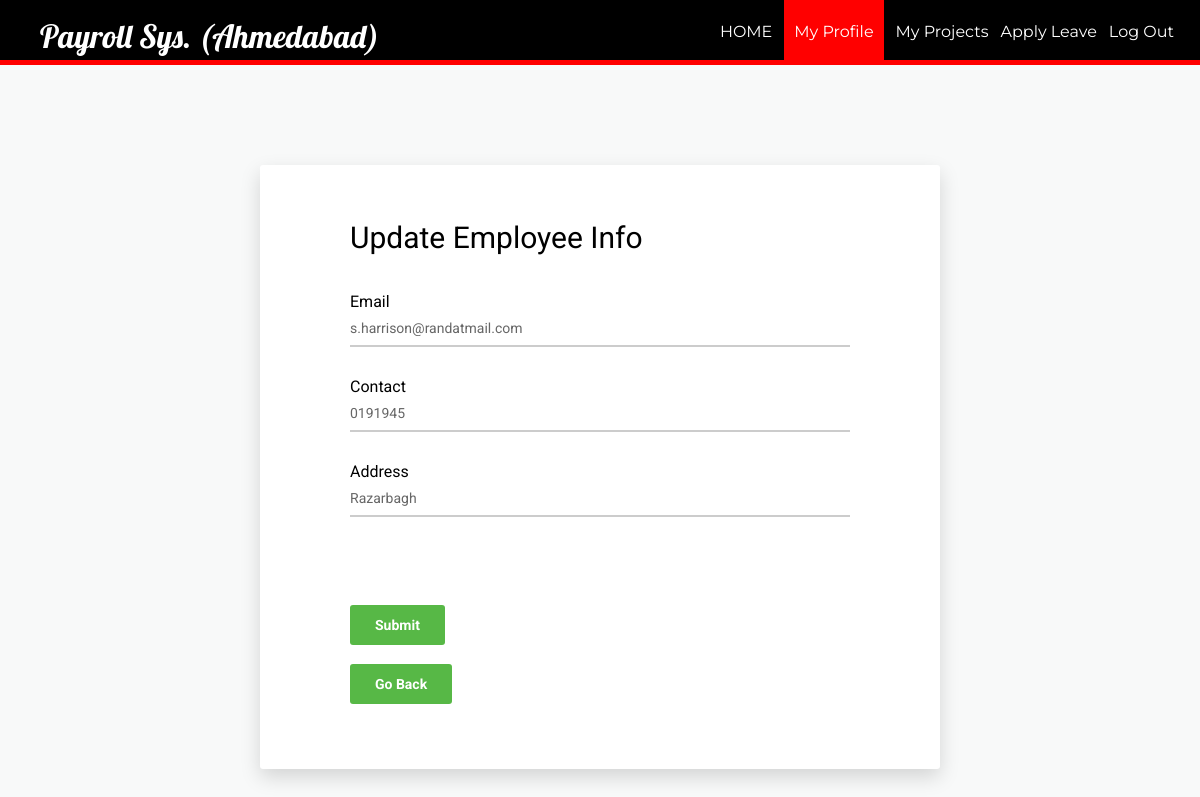
Page /ahmedabad/myprofileup.php?id=101 on the committed database.
### tables this page shows
CREATE TABLE `employee` (
  `id` int(11) NOT NULL,
  `firstName` varchar(100) NOT NULL,
  `lastName` varchar(100) NOT NULL,
  `email` varchar(100) NOT NULL,
  `password` text NOT NULL,
  `birthday` date NOT NULL,
  `gender` varchar(10) NOT NULL,
  `contact` varchar(20) NOT NULL,
  `nid` int(20) NOT NULL,
  `address` varchar(100) DEFAULT NULL,
  `dept` varchar(100) NOT NULL,
  `degree` varchar(100) NOT NULL,
  `pic` text NOT NULL
);

### ahmedabad/myprofileup.php (the view, shortened to what this page needs)
<?php
require_once ('process/dbh_ahmedabad.php');
?>
<?php
  $id = (isset($_GET['id']) ? $_GET['id'] : '');
  $sql = "SELECT * from `employee` WHERE id=$id";
  $result = mysqli_query($conn, $sql);
  if($result){
  while($res = mysqli_fetch_assoc($result)){
  $email = $res['email'];
  $contact = $res['contact'];
  $address = $res['address'];
}
}
?>
<html>
<head>
    <link href="vendor/mdi-font/css/material-design-iconic-font.min.css" rel="stylesheet" media="all">
    <link href="vendor/font-awesome-4.7/css/font-awesome.min.css" rel="stylesheet" media="all">
    <link href="vendor/select2/select2.min.css" rel="stylesheet" media="all">
    <link href="vendor/datepicker/daterangepicker.css" rel="stylesheet" media="all">
    <link href="css/main.css" rel="stylesheet" media="all">
</head>
<body>
  <header>
    <nav>
      <h1>Payroll Sys. (Ahmedabad)</h1>
      <ul id="navli">
      <li><a class="homeblack" href="eloginwel.php?id=<?php echo $id?>"">HOME</a></li>
        <li><a class="homered" href="myprofile.php?id=<?php echo $id?>"">My Profile</a></li>
        <li><a class="homeblack" href="empproject.php?id=<?php echo $id?>"">My Projects</a></li>
        <li><a class="homeblack" href="applyleave.php?id=<?php echo $id?>"">Apply Leave</a></li>
        <li><a class="homeblack" href="elogin.php">Log Out</a></li>
      </ul>
    </nav>
  </header>
  <div class="divider"></div>
  <div class="page-wrapper bg-blue p-t-100 p-b-100 font-robo">
        <div class="wrapper wrapper--w680">
            <div class="card card-1">
                <div class="card-body">
                    <h2 class="title">Update Employee Info</h2>
                    <form id = "registration" action="myprofileup.php" method="POST">
                        <div class="input-group">
                          <p>Email</p>
                            <input class="input--style-1" type="email"  name="email" value="<?php echo $email;?>">
                        </div>
                        <div class="input-group">
                          <p>Contact</p>
                            <input class="input--style-1" type="number" name="contact" value="<?php echo $contact;?>">
                        </div>
                         <div class="input-group">
                          <p>Address</p>
                            <input class="input--style-1" type="text"  name="address" value="<?php echo $address;?>">
                        </div>
                        <input type="hidden" name="id" id="textField" value="<?php echo $id;?>" required="required"><br><br>
                        <div class="p-t-20">
                            <button class="btn btn--radius btn--green" type="submit" name="update">Submit</button>
                        </div>
                    </form>
                    <br>
                      <button class="btn btn--radius btn--green" type="submit" name="back" onClick="javascript:history.go(-1)">Go Back</button>
                </div>
            </div>
        </div>
    </div>
</body>
</html>

### ahmedabad/css/main.css (style rules this page uses)
body { margin: 0px; }
header { background: black; color: white; padding: 16px 20px 6px 40px; height: 60px; }
header h1 { display: inline; font-family: 'Lobster', cursive; font-weight: 400; font-size: 32px; float: left; margin-top: 0px; margin-right: 10px; }
nav ul { display: inline; padding: 6px; float: right; }
nav ul li { display: inline-block; list-style-type: none; color: white; float: left; margin-left: 12px; }
nav ul li a { color: white; text-decoration: none; }
#navli { font-family: 'Montserrat', sans-serif; }
.homered { background-color: red; padding: 30px 10px 22px 10px; }
.divider { background-color: red; height: 5px; }
.font-robo { font-family: "Roboto", "Arial", "Helvetica Neue", sans-serif; }
html { -webkit-box-sizing: border-box; -moz-box-sizing: border-box; box-sizing: border-box; }
* { padding: 0; margin: 0; }
*, *:before, *:after { -webkit-box-sizing: inherit; -moz-box-sizing: inherit; box-sizing: inherit; }
h2, h3, h4, h5, h6, blockquote, p, pre, dl, dd, ol, ul, figure, hr, fieldset, legend { margin: 0; padding: 0; }
button { outline: none; background: none; border: none; }
.page-wrapper { min-height: 100vh; }
h1, h2, h3, h4, h5, h6 { font-weight: 400; }
h1 { font-size: 36px; }
h2 { font-size: 30px; }
.bg-blue { background: #F8F9F9; }
.p-t-100 { padding-top: 100px; }
.p-t-20 { padding-top: 20px; }
.p-b-100 { padding-bottom: 100px; }
.wrapper { margin: 0 auto; }
.wrapper--w680 { max-width: 680px; }
.btn { line-height: 40px; display: inline-block; padding: 0 25px; cursor: pointer; font-family: "Roboto", "Arial", "Helvetica Neue", sans-serif; color: #fff; -webkit-transition: all 0.4s ease; -o-transition: all 0.4s ease; -moz-transition: all 0.4s ease; transition: all 0.4s ease; font-size: 14px; font-weight: 700; }
.btn--radius { -webkit-border-radius: 3px; -moz-border-radius: 3px; border-radius: 3px; }
.btn--green { background: #57b846; }
input { outline: none; margin: 0; border: none; -webkit-box-shadow: none; -moz-box-shadow: none; box-shadow: none; width: 100%; font-size: 14px; font-family: inherit; }
.input-group { position: relative; margin-bottom: 30px; border-bottom: 2px solid #ccc; }
.input--style-1 { padding: 9px 0; color: #666; }
.title { margin-bottom: 37px; }
.card { overflow: hidden; -webkit-border-radius: 3px; -moz-border-radius: 3px; border-radius: 3px; background: #fff; }
.card-1 { -webkit-box-shadow: 0px 8px 20px 0px rgba(0, 0, 0, 0.15); -moz-box-shadow: 0px 8px 20px 0px rgba(0, 0, 0, 0.15); box-shadow: 0px 8px 20px 0px rgba(0, 0, 0, 0.15); }
.card-1 .card-body { padding: 0 90px; padding-top: 55px; padding-bottom: 65px; }

### rows in the picture
employee: email "s.harrison@randatmail.com", contact "0191945", address "Razarbagh"
